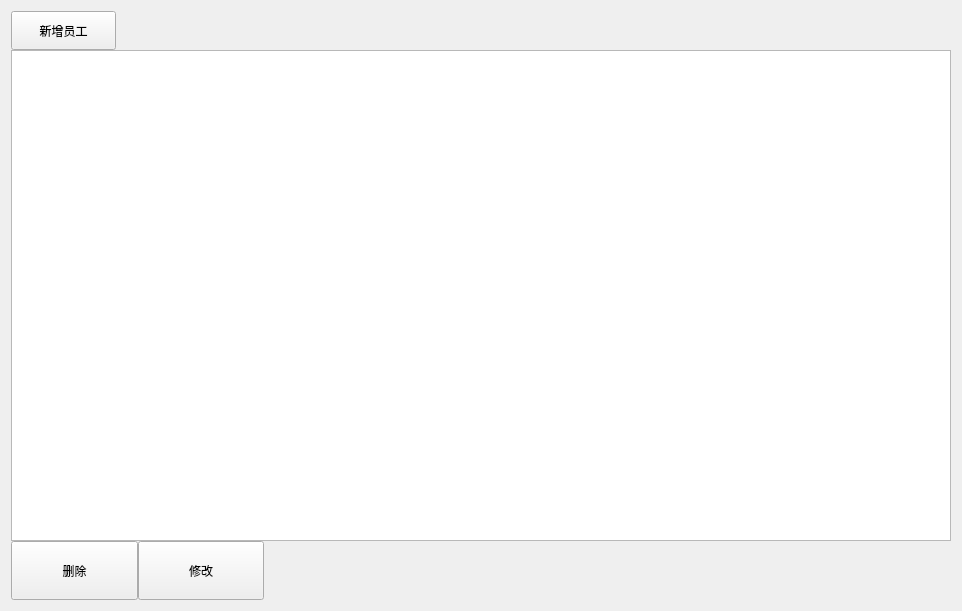
      <widget class="QWidget" name="tab_2">
       <attribute name="title">
        <string>门店人员</string>
       </attribute>
       <layout class="QVBoxLayout" name="verticalLayout_23">
        <item>
         <layout class="QVBoxLayout" name="verticalLayout_12">
          <property name="spacing">
           <number>0</number>
          </property>
          <item>
           <layout class="QHBoxLayout" name="horizontalLayout_4">
            <item>
             <widget class="QPushButton" name="userAdd">
              <property name="sizePolicy">
               <sizepolicy hsizetype="Expanding" vsizetype="Expanding">
                <horstretch>0</horstretch>
                <verstretch>0</verstretch>
               </sizepolicy>
              </property>
              <property name="minimumSize">
               <size>
                <width>105</width>
                <height>39</height>
               </size>
              </property>
              <property name="maximumSize">
               <size>
                <width>105</width>
                <height>39</height>
               </size>
              </property>
              <property name="text">
               <string>新增员工</string>
              </property>
             </widget>
            </item>
            <item>
             <spacer name="horizontalSpacer_2">
              <property name="orientation">
               <enum>Qt::Horizontal</enum>
              </property>
              <property name="sizeHint" stdset="0">
               <size>
                <width>40</width>
                <height>20</height>
               </size>
              </property>
             </spacer>
            </item>
           </layout>
          </item>
          <item>
           <layout class="QVBoxLayout" name="verticalLayout_5">
            <item>
             <widget class="QTableView" name="UserTable">
              <property name="minimumSize">
               <size>
                <width>940</width>
                <height>491</height>
               </size>
              </property>
             </widget>
            </item>
            <item>
             <layout class="QHBoxLayout" name="horizontalLayout_13">
              <item>
               <widget class="QPushButton" name="deleteWorker">
                <property name="sizePolicy">
                 <sizepolicy hsizetype="Minimum" vsizetype="Expanding">
                  <horstretch>0</horstretch>
                  <verstretch>0</verstretch>
                 </sizepolicy>
                </property>
                <property name="minimumSize">
                 <size>
                  <width>127</width>
                  <height>59</height>
                 </size>
                </property>
                <property name="maximumSize">
                 <size>
                  <width>127</width>
                  <height>59</height>
                 </size>
                </property>
                <property name="text">
                 <string>删除</string>
                </property>
               </widget>
              </item>
              <item>
               <widget class="QPushButton" name="updateWorker">
                <property name="sizePolicy">
                 <sizepolicy hsizetype="Minimum" vsizetype="Expanding">
                  <horstretch>0</horstretch>
                  <verstretch>0</verstretch>
                 </sizepolicy>
                </property>
                <property name="minimumSize">
                 <size>
                  <width>126</width>
                  <height>59</height>
                 </size>
                </property>
                <property name="maximumSize">
                 <size>
                  <width>126</width>
                  <height>59</height>
                 </size>
                </property>
                <property name="text">
                 <string>修改</string>
                </property>
               </widget>
              </item>
              <item>
               <spacer name="horizontalSpacer_3">
                <property name="orientation">
                 <enum>Qt::Horizontal</enum>
                </property>
                <property name="sizeHint" stdset="0">
                 <size>
                  <width>40</width>
                  <height>20</height>
                 </size>
                </property>
               </spacer>
              </item>
             </layout>
            </item>
           </layout>
          </item>
         </layout>
        </item>
       </layout>
      </widget>
